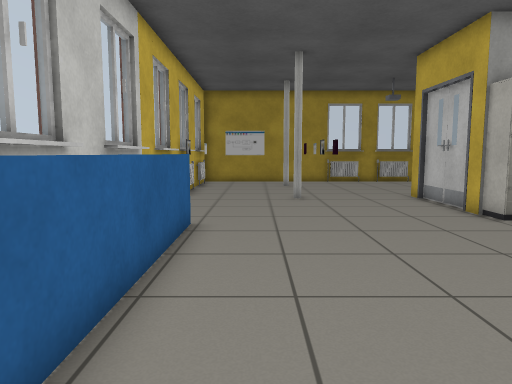
[1] (above)

12 first-person views from a walk through a Gazebo world. The camera is 0.91 m above the floor, tilts 6° down and sees 70° across. The lines on the ground mark 1 m squares. The floor is counted in squares, 0.5 m on a side. Each view is taken from the middle of a square. On the plan, view 1 faces up. The plan holds only what a view shows up to about 18 squares ahead; the rest is blank. The place goes on beyond the plan.

[2]
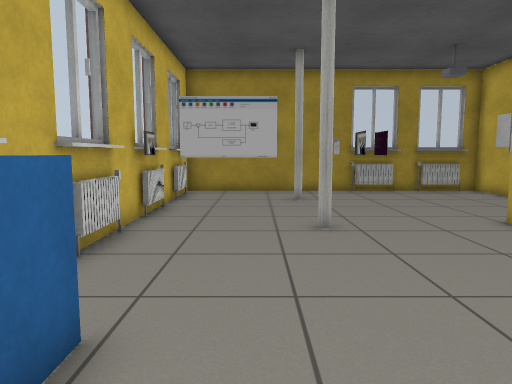

[3]
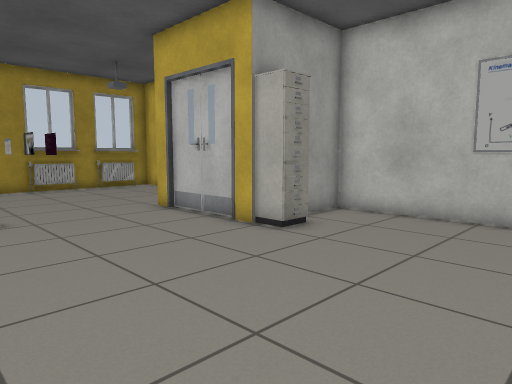

[4]
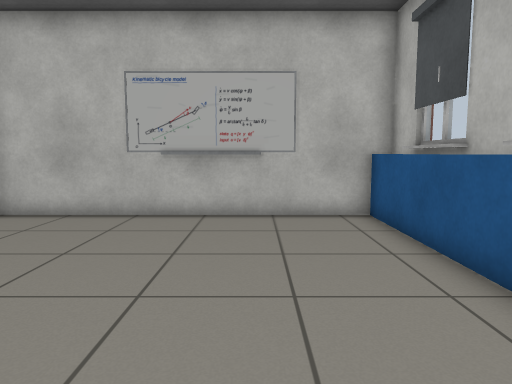

[5]
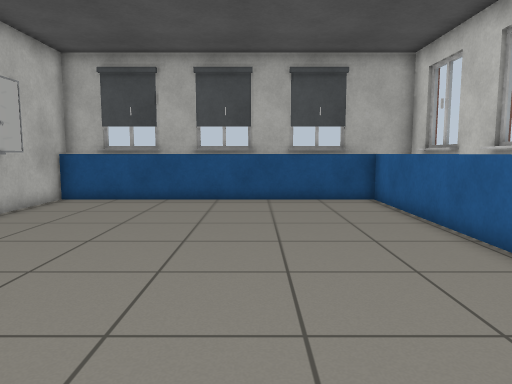

[6]
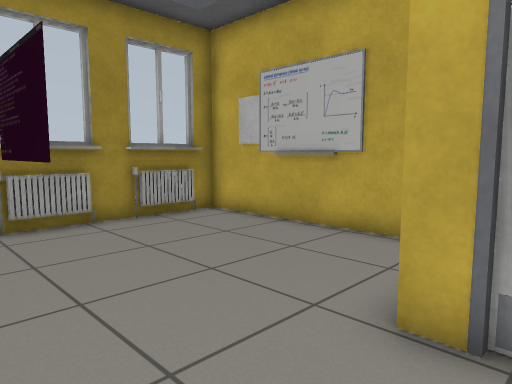

[7]
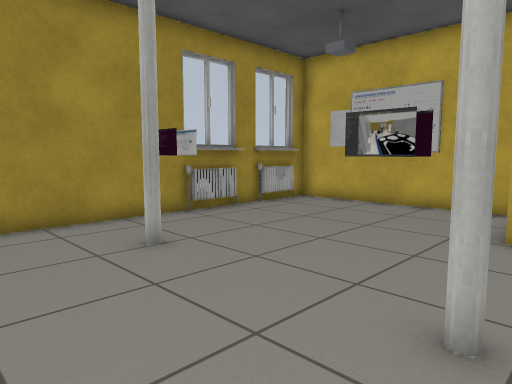

[8]
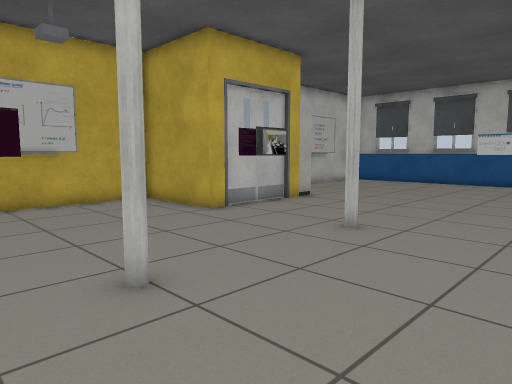

[9]
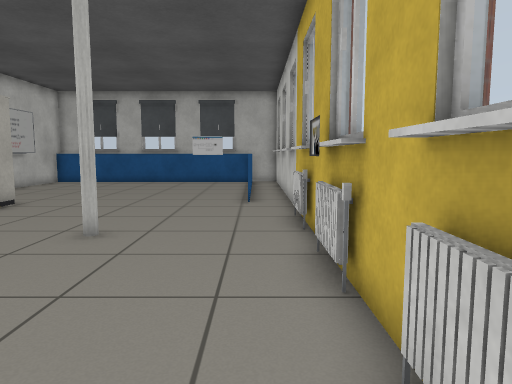

[10]
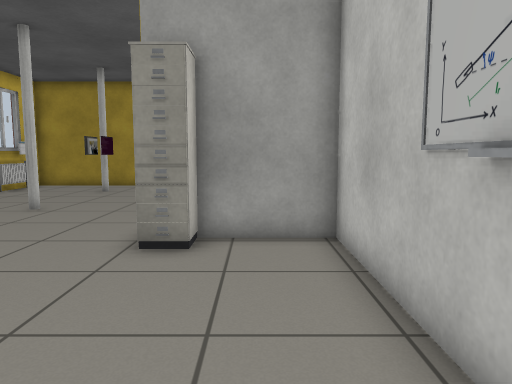

[11]
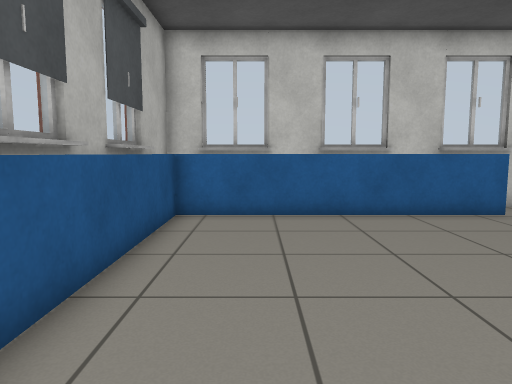

[12]
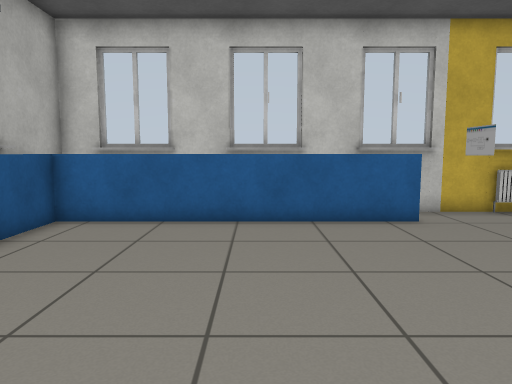

### Floor plan
Points are (right, up) in squares from view 1. A wall is a line through its corners. A room is listed if a view was taken in it or the views show most of it. See-through windows are left out.
Room 1 (views 1, 2, 3, 4, 5, 6, 7, 8, 9, 10, 11, 12)
walls: (6.6, 14.9) (6.6, 15.5) (10.7, 15.5) (10.7, 23.8) (-3.3, 23.8) (-3.3, -1) (10.7, -1) (10.7, 3.5); (3.6, 15.9) (3.6, 17.1) (3.6, 15.9); (3, 15.9) (3, 17.1) (3, 15.9); (0.2, 10) (-0.9, 10) (0.2, 10); (10.7, 5.4) (10.7, 10.8) (6.6, 10.8) (6.6, 11.5); (-3.1, 18.5) (-3.1, 15.9)
low walls: (-1.7, 9.5) (-1.7, -0.4) (10.8, -0.4); (-3.1, 10.5) (-3.1, 8.1); (-3.1, 14.5) (-3.1, 12.1); (7, 23.6) (4.5, 23.6); (-3.1, 22.4) (-3.1, 20); (3, -0.7) (5.5, -0.7); (6.9, -0.7) (9.4, -0.7); (10.1, 23.6) (7.6, 23.6); (-0.8, -0.7) (1.8, -0.7)
objects: pillar (2, 15); pillar (2, 21); cabinet (7, 10); door leaf (7, 12) to (7, 14)

Positions as (right, up) in squares from view 1, and headings:
1: (0, 0), facing up
2: (0, 6), facing up
3: (0, 4), facing up-right
4: (0, 3), facing right
5: (3, 14), facing down
6: (3, 14), facing up-right
7: (-2, 14), facing up-right
8: (-3, 23), facing down-right
9: (-2, 23), facing down
10: (9, 3), facing up
11: (9, 2), facing left
12: (8, 5), facing left
